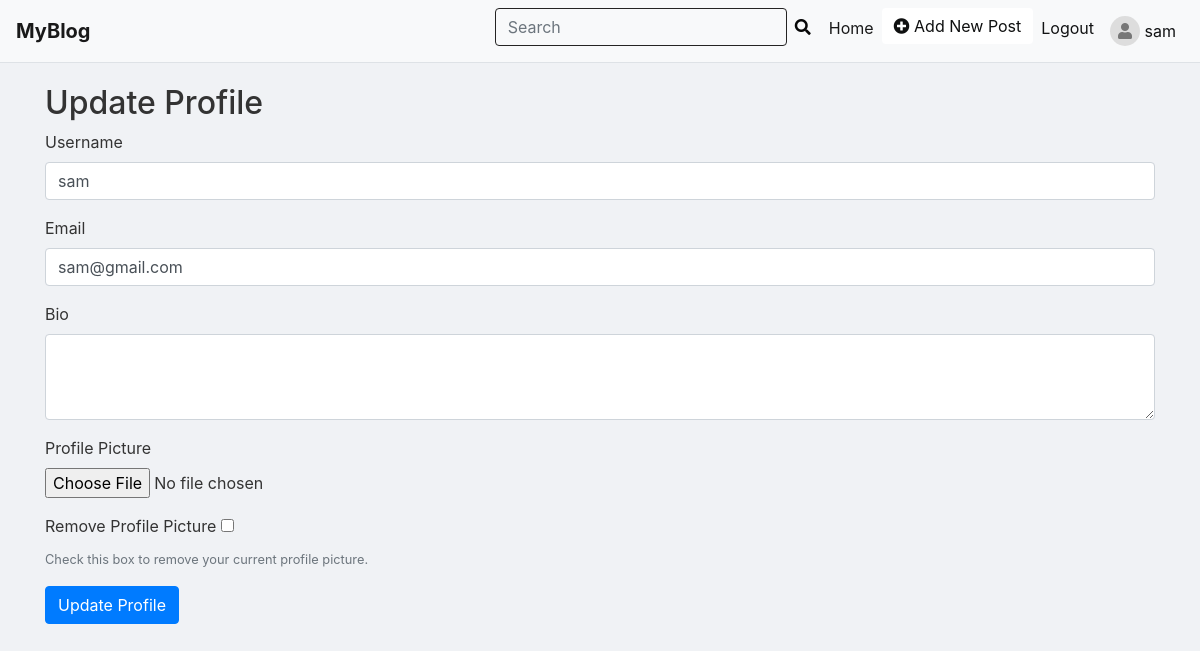
Before: /update-profile/ (signed in) with the older database file.
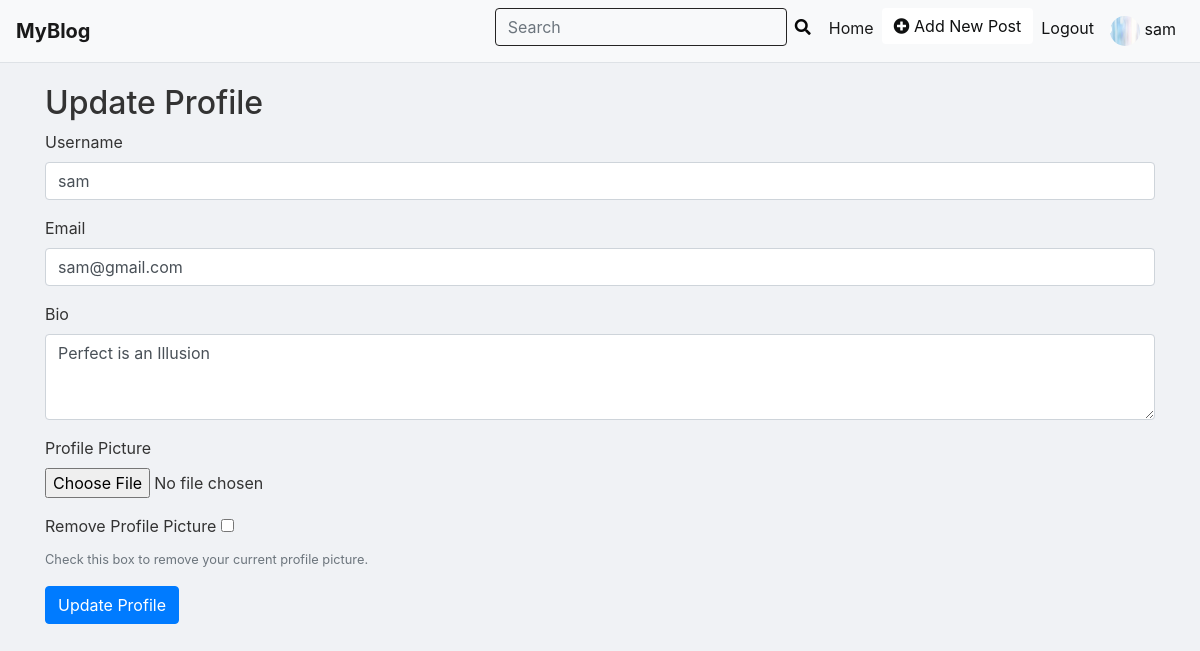
After: the same page with the newer database file.
### blog/models.py (models this page shows, shortened)
class User(AbstractUser):
    phone_number = models.CharField(max_length=10, null=True, blank=True)
    bio = models.TextField(null=True,blank=True)
    profile_pic = models.ImageField(upload_to="media/profile-pics/", null=True, blank=True,)

### blog/views.py (the view, shortened to what this page needs)
# urls.py: path('update-profile/', views.update_profile, name='update_profile'),
@login_required
@never_cache
def update_profile(request):
    user = request.user
    return render(request, 'updateprofile.html', {'user': user})

### templates/updateprofile.html (shortened to what this page needs)
{% extends "layout/base.html" %}
{% block content %}
<div class="container mt-4">
    <h2>Update Profile</h2>
    <form method="post" enctype="multipart/form-data">
        <div class="form-group">
            <label for="username">Username</label>
            <input type="text" class="form-control" id="username" name="username" value="{{ user.username }}" required>
        </div>
        <div class="form-group">
            <label for="email">Email</label>
            <input type="email" class="form-control" id="email" name="email" value="{{ user.email }}" required>
        </div>
        <div class="form-group">
            <label for="bio">Bio</label>
            <textarea class="form-control" id="bio" name="bio" rows="3">{{ user.bio }}</textarea>
        </div>
        <div class="form-group">
            <label for="profile_pic">Profile Picture</label>
            <input type="file" class="form-control-file" id="profile_pic" name="profile_pic">
        </div>
        <div class="form-group">
            <label for="remove_profile_pic">Remove Profile Picture</label>
            <input type="checkbox" id="remove_profile_pic" name="remove_profile_pic">
            <small class="form-text text-muted">Check this box to remove your current profile picture.</small>
        </div>
        <button type="submit" class="btn btn-primary">Update Profile</button>
    </form>
</div>
{% endblock %}

### templates/layout/base.html (shortened to what this page needs)
{% load static %}
<!DOCTYPE html>
<html lang="en">
<head>
    <link rel="stylesheet" href="https://stackpath.bootstrapcdn.com/bootstrap/4.5.2/css/bootstrap.min.css">
    <link rel="stylesheet" href="https://cdnjs.cloudflare.com/ajax/libs/font-awesome/5.15.4/css/all.min.css">
</head>
<body>
    {% include "layout/messages.html" %}
    {% include "layout/header.html" %}
    {% block content %}
    {% endblock %}
</body>
</body>
</html>

### templates/layout/messages.html (shortened to what this page needs)
{% load static %}
<!DOCTYPE html>
<html lang="en">
<head>
</head>
<body>
</body>
</html>

### templates/layout/header.html
{% load static %}
<nav class="navbar navbar-expand-lg navbar-light bg-light">
    <a class="navbar-brand" href="{% url 'index' %}" class="nav-icon-text">
       </i> <b>MyBlog</b>
    </a>
    <div class="collapse navbar-collapse">
        <ul class="navbar-nav ml-auto">
<li class="nav-item">
    <form class="form-inline" action="{% url 'search_results' %}" method="GET">
        <input class="form-control mr-sm-2" type="search" placeholder="Search" aria-label="Search" name="q">
        <button type="submit">
            <i class="fas fa-search"></i>
        </button>
    </form>
</li>
            <li class="nav-item active">
                <a class="nav-link" href="{% url 'user' %}">Home</a>
            </li>
            <li class="nav-item">
                <a href="{% url 'addpost' %}" class="btn add-post-btn">
                    <i class="fas fa-plus-circle"></i> Add New Post
                </a>
            </li>
            <li class="nav-item">
                <a class="nav-link" href="{% url 'logout' %}">Logout</a>
            </li>
            <li class="nav-item">
                <a class="nav-link" href="{% url 'myprofile' %}">
                    {% if user.profile_pic %}
                        <img src="{{ user.profile_pic.url }}" alt="User Image" class="rounded-circle" width="30" height="30">
                    {% else %}
                        <span class="rounded-circle" style="display: inline-block; width: 30px; height: 30px; background-color: #ddd; text-align: center; line-height: 30px;">
                            <i class="fas fa-user" style="color: #777;"></i>
                        </span>
                    {% endif %}
                    <span>{{ user.username }}</span>
                </a>
            </li>
        </ul>
    </div>
</nav>

### templates/layout/base.html (style rules this page uses)
body { background-color: #f0f2f5; color: #333; padding-top: 60px; }
.navbar { margin-bottom: 20px; position: fixed; width: 100%; top: 0; z-index: 1030; background-color: #ffffff; border-bottom: 1px solid #dee2e6; }
.navbar-nav { margin-left: auto; }
.navbar-nav .nav-item .nav-link { color: #111213; font-weight: normal; transition: color 0.3s ease; }
.navbar-nav .nav-item .btn.add-post-btn { background-color: #ffffff; color: #0f1010; border: none; font-weight: normal; transition: color 0.3s ease; }
.btn-primary { background-color: #007bff; border-color: #007bff; }
.navbar .form-inline button { margin-left: -10px; background: none; border: none; color: #070707; padding: 5px 10px; }
.navbar .form-inline { display: flex; align-items: center; }
.navbar .form-inline .form-control { background-color: transparent; color: #0b0a0a; border: 1px solid #242323; padding-right: 30px; }

Changed rows visible on the page:
changed User "sam": profile_pic: picture added; bio (not shown) → "Perfect is an Illusion"
